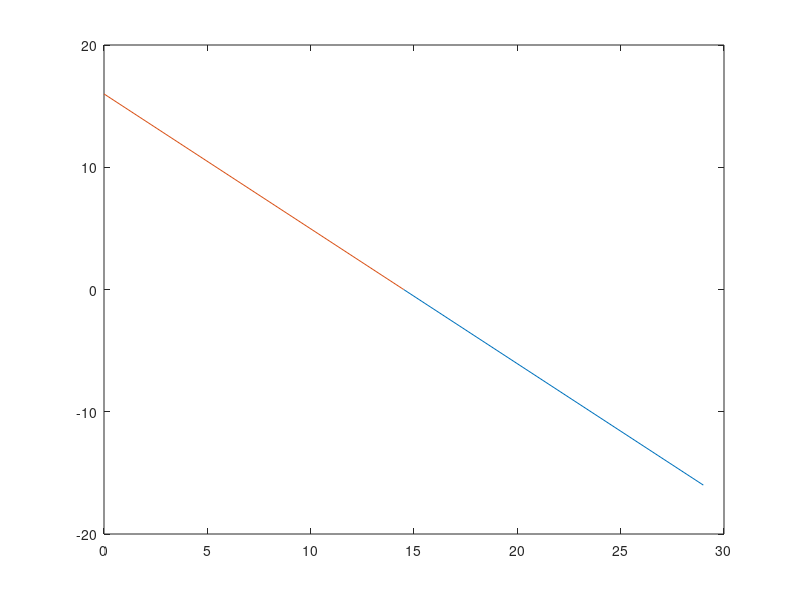

Reproduce this figure in MATLAB. (Note: this script raises an error after producing the figure.)
sx = 29
sy = 0
txy =-16
sigmanew1 = (sx+sy)/2+sqrt((sx-sy)^2/4+txy^2)
sigmanew2 = (sx+sy)/2-sqrt((sx-sy)^2/4+txy^2)

X = [sx,txy];
Y = [sy,-txy];
cent = (X+Y)/2;

plot([(sx+sy)/2,X(1)],[0,X(2)],[(sx+sy)/2,Y(1)],[0,Y(2)]);
circle((sx+sy)/2,0,(sigmanew1-sigmanew2)/2);

thetap1 = atand((sigmanew1-sx)/txy)

max_tau = (sigmanew1-sigmanew2)/2 

function h = circle(x,y,r)
hold on
th = 0:pi/50:2*pi;
xunit = r * cos(th) + x;
yunit = r * sin(th) + y;
h = plot(xunit, yunit);
hold off
end